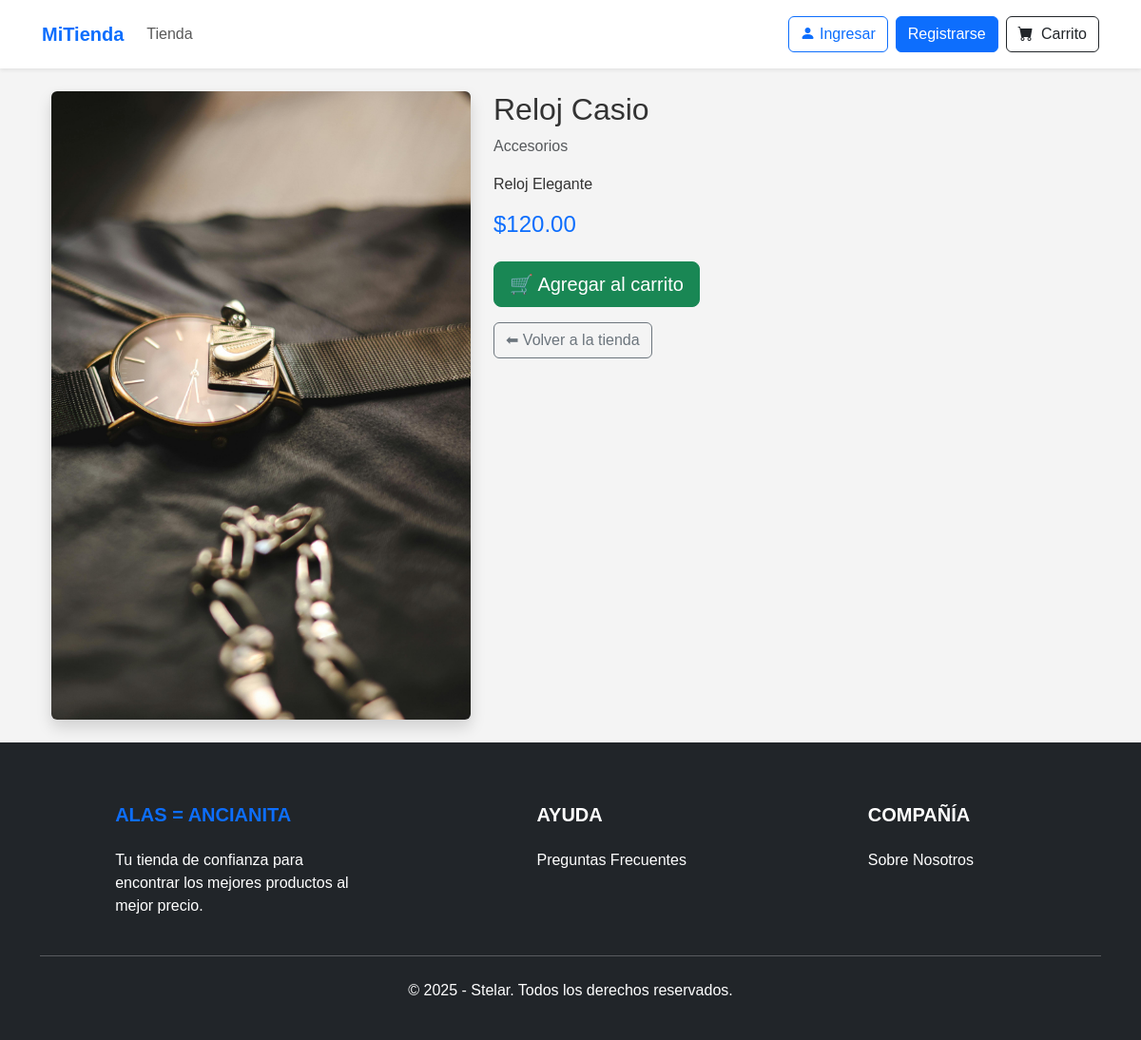
Screenshot of /product/2/ with the database file from the repository.
### store/models.py (models this page shows, shortened)
class Product(models.Model):
    name = models.CharField(max_length=60)
    price = models.DecimalField(max_digits=10, decimal_places=2, default=0.00)
    category = models.ForeignKey(Category, on_delete=models.CASCADE, default=1)
    description = models.CharField(max_length=250, default='', blank=True, null=True)
    image = models.ImageField(upload_to='uploads/products/', blank=True, null=True)

class Category(models.Model):
    name = models.CharField(max_length=50)

### store/views/product_detail.py (the view)
# urls.py: path('product/<int:product_id>/', product_detail, name='product_detail'),
def product_detail(request, product_id):
    product = get_object_or_404(Product, id=product_id)
    return render(request, 'product_detail.html', {'product': product})

### store/templates/product_detail.html (shortened to what this page needs)
{% extends 'base.html' %}
{% block content %}
<div class="container mt-4">
  <div class="row">
    <div class="col-md-5">
      <img src="{{ product.image.url }}" alt="{{ product.name }}" class="img-fluid rounded shadow">
    </div>
    <div class="col-md-7">
      <h2>{{ product.name }}</h2>
      <p class="text-muted">{{ product.category.name }}</p>
      <p>{{ product.description }}</p>
      <h4 class="text-primary mb-4">${{ product.price }}</h4>
      <form action="{% url 'cart-action' %}" method="POST">
        <button type="submit" class="btn btn-success btn-lg">
          🛒 Agregar al carrito
        </button>
      </form>
      <a href="{% url 'store' %}" class="btn btn-outline-secondary mt-3">⬅ Volver a la tienda</a>
    </div>
  </div>
</div>
{% endblock %}

### store/static/store/css/style.css (style rules this page uses)
body { font-family: Arial, sans-serif; margin: 0; padding: 0; background-color: #f4f4f4; color: #333; }
a { text-decoration: none; color: inherit; }

### rows the page displays
Product: image (picture), name "Reloj Casio", category.name "Accesorios", description "Reloj Elegante", price "120.00"
